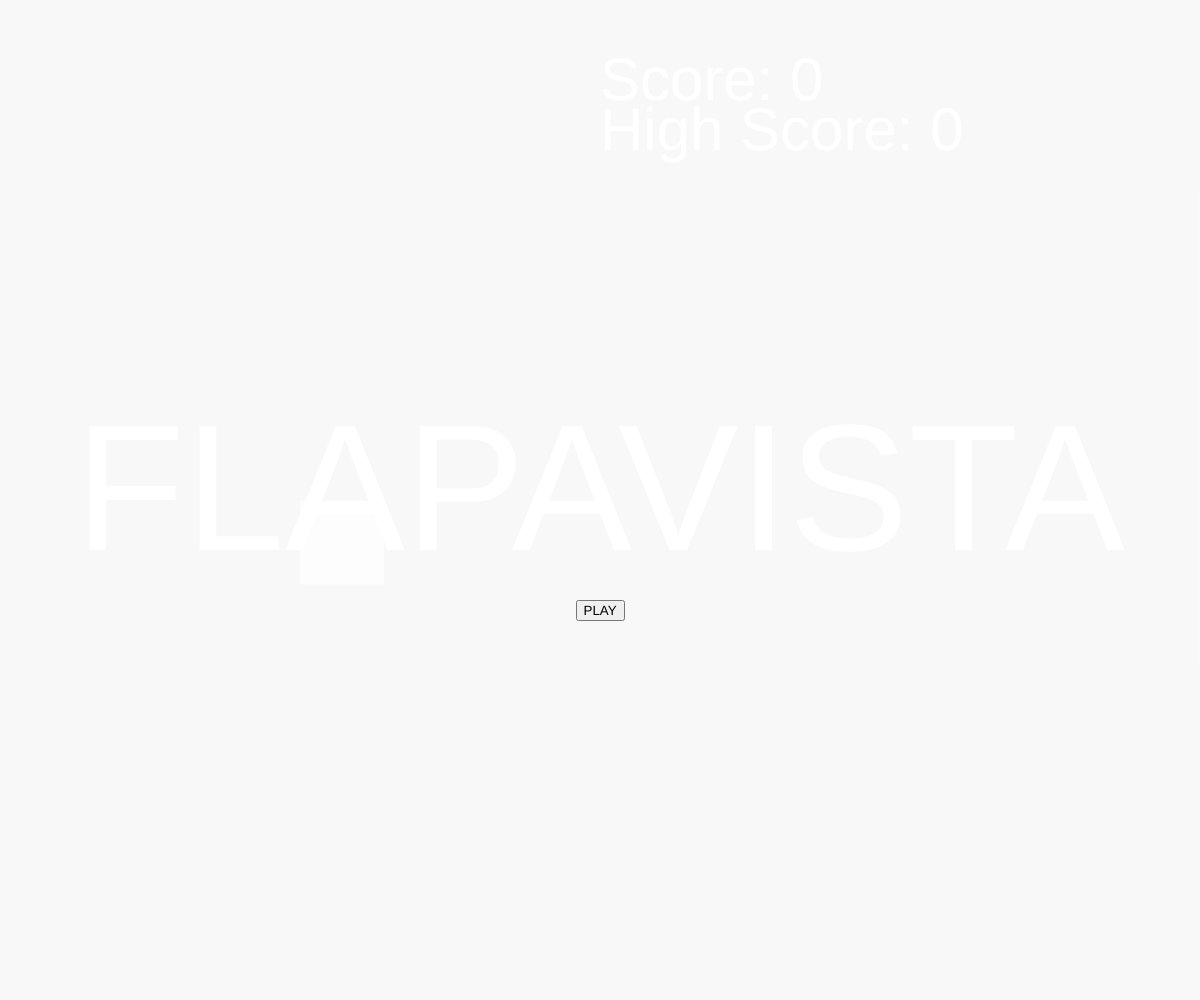
Frame 1 (no input)
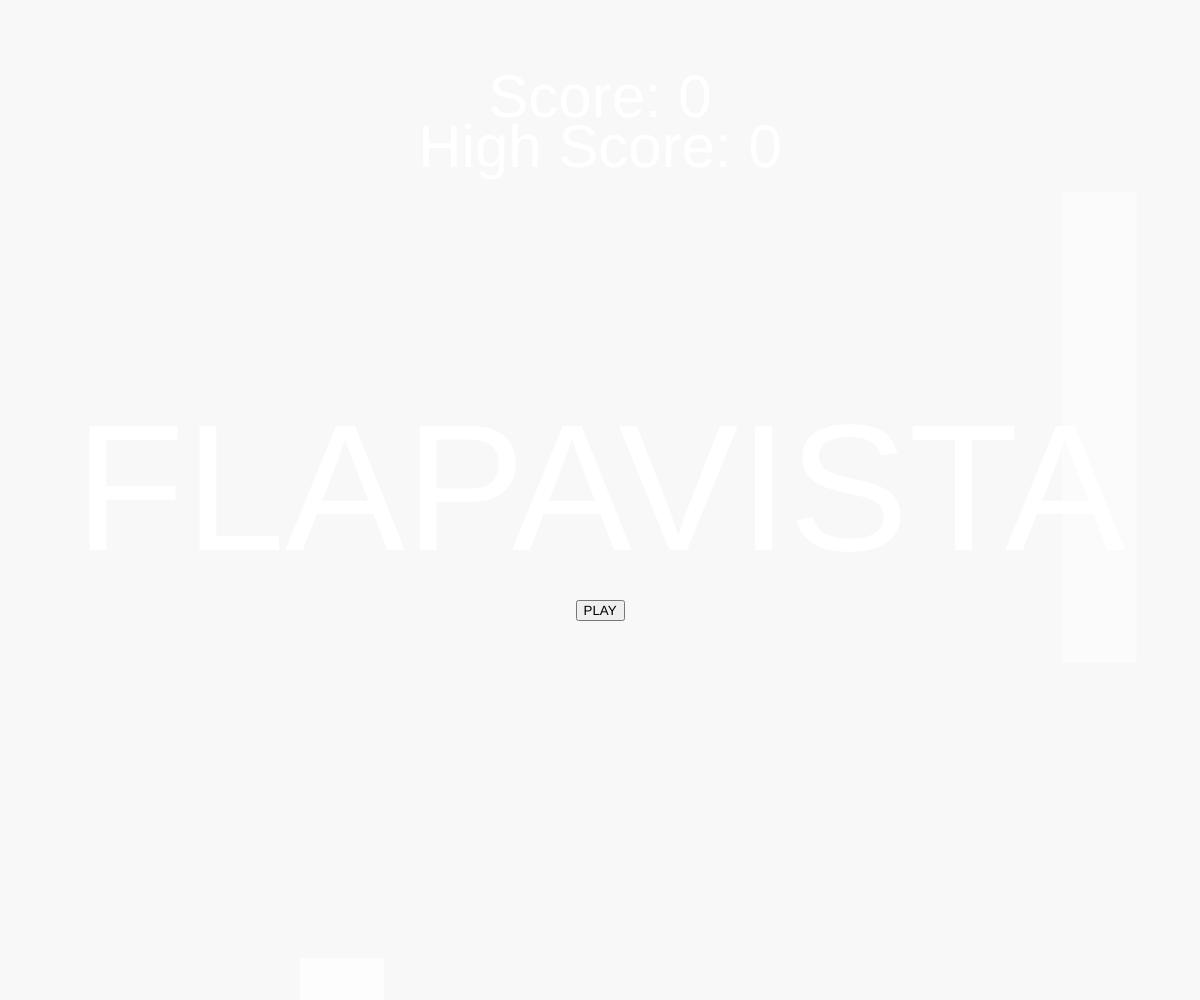
Frame 60 (no input)
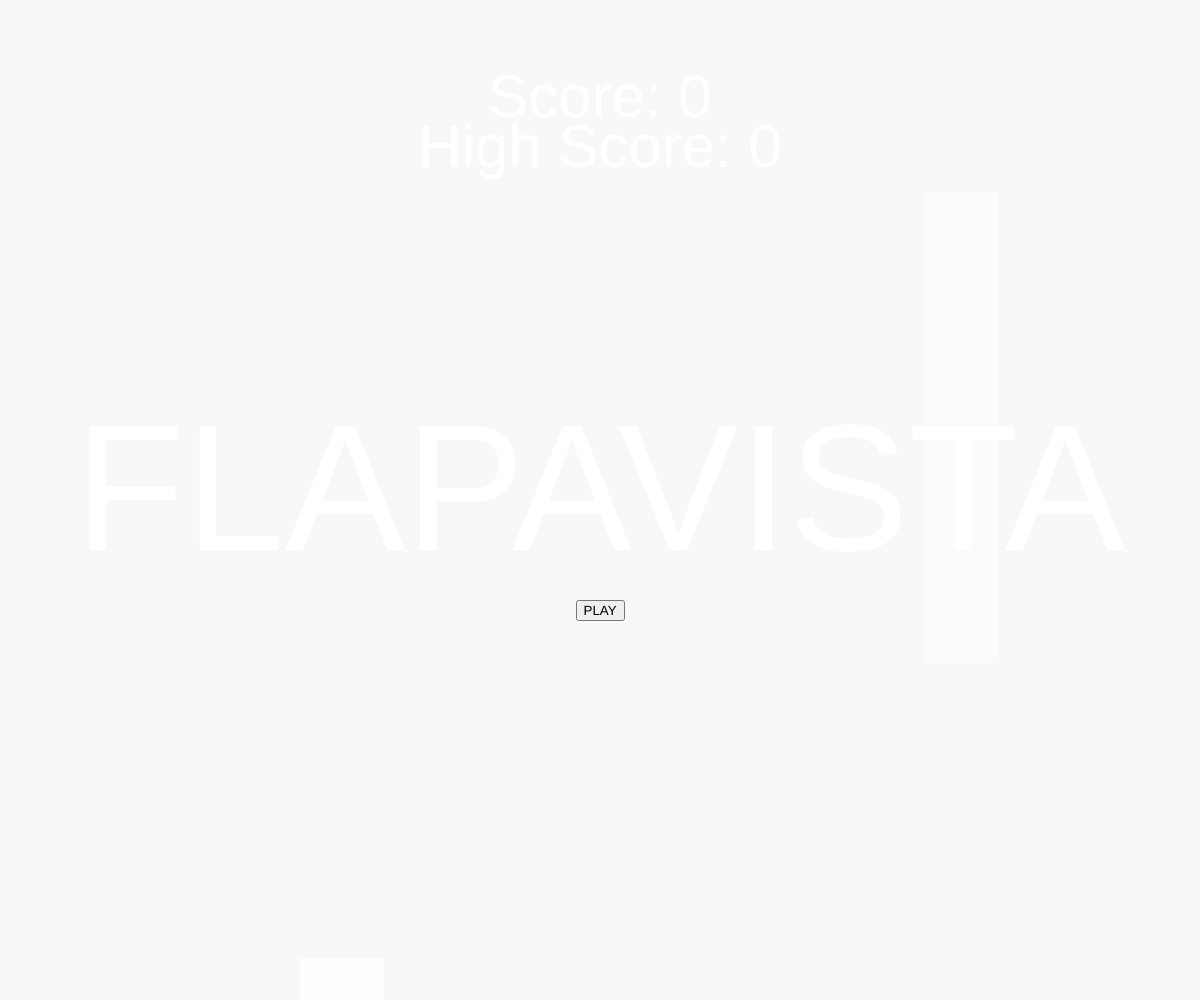
Frame 120 (the mouse pressed at the canvas centre since frame 60)

The p5.js sketch that drew these frames (run headless with seeded random() and noise() and a simulated clock; from frame 60 on, the mouse is pressed at the canvas centre):

// p5.js sketch
// ── sketch.js
let bird;
      let gameOverFlag = false;
      let pipes =[];
      let pipeSpacing = 150;
      let nextPipe = 0;
      let pipeSpeed = 2.3;
      let speedIncreaseRate = 0.0001;
      let score = 0;
      let highScore = 0;
      let restartButton;

      function setup() {
        createCanvas(windowWidth, windowHeight);
        bird = new Bird();
        restartButton = createButton('PLAY');
        restartButton.position(width / 2 - restartButton.width / 2, height / 2 + 100);
        restartButton.mousePressed(restartGame);
        restartButton.hide();

        gameOverFlag = true;
      }

      function draw() {
        background(248, 248, 248);
        bird.update();
        bird.display();

        if (frameCount > nextPipe) {
          pipes.push(new Pipe());
          nextPipe = frameCount + pipeSpacing;
        }

        pipeSpeed += speedIncreaseRate;

        for (let i = pipes.length - 1; i >= 0; i--) {
          pipes[i].update();
          pipes[i].display();

          if (!gameOverFlag && pipes[i].x + pipes[i].width < bird.x &&!pipes[i].scored) {
            score++;
            pipes[i].scored = true;
          }

          if (bird.intersects(pipes[i])) {
            gameOver();
          }

          if (pipes[i].x < -pipes[i].width) {
            pipes.splice(i, 1);
          }
        }

        if (bird.y - bird.size / 2 <= 0 || bird.y + bird.size / 2 >= height) {
          gameOver();
        }

        // Responsive text size
        textSize(width * 0.05);
        fill(255, 255, 255);
        text("Score: " + score, width / 2, height * 0.1);
        text("High Score: " + highScore, width / 2, height * 0.15);

        if (gameOverFlag) {
          textSize(width * 0.15);
          textAlign(CENTER,CENTER);
          fill(255, 255, 255);
          text("FLAPAVISTA", width / 2, height / 2);
          restartButton.show();
        } else {
          restartButton.hide();
        }
      }

      function touchStarted() {
        if (!gameOverFlag) {
          bird.flap();
        }
      }

      function restartGame() {
        gameOverFlag = false;
        bird = new Bird();
        pipes =[];
        nextPipe = 0;
        pipeSpeed = 2.3;
        score = 0;
        restartButton.hide();
      }

      function gameOver() {
        gameOverFlag = true;

        if (score > highScore) {
          highScore = score;
        }
      }

      function windowResized() {
        resizeCanvas(windowWidth, windowHeight);
      }

      class Bird {
        constructor() {
          this.x = width * 0.25; // Responsive x position
          this.y = height / 2;
          this.gravity = 0.4;
          this.velocity = 0;
          this.lift = -13;
          this.size = width * 0.07; // Responsive size
        }

        update() {
          this.velocity += this.gravity;
          this.y += this.velocity;

          if (this.y + this.size / 2 > height) {
            this.y = height - this.size / 2;
            this.velocity = 0;
          }

          if (this.y - this.size / 2 < 0) {
            this.y = this.size / 2;
            this.velocity = 0;
          }
        }

        flap() {
          this.velocity += this.lift;
        }

        display() {
          noStroke();
          fill(253, 253, 253);
          square(this.x, this.y, this.size);
        }

        intersects(pipe) {
          let birdCenterX = this.x + this.size / 2;
          let birdCenterY = this.y + this.size / 2;
          let pipeCenterX = pipe.x + pipe.width / 2;
          let pipeCenterY = pipe.y + pipe.height / 2;
          let distX = Math.abs(birdCenterX - pipeCenterX);
          let distY = Math.abs(birdCenterY - pipeCenterY);
          if (distX > (pipe.width / 2 + this.size / 2) || distY > (pipe.height / 2 + this.size / 2)) {
            return false;
          }
          return true;
        }
      }

      class Pipe {
        constructor() {
          this.x = width;
          this.topBuffer = height * 0.14; // Responsive top buffer
          this.bottomBuffer = height * 0.14; // Responsive bottom buffer
          this.width = width * 0.0625; // Responsive width
          this.height = random(100, height - this.topBuffer - this.bottomBuffer - 100);
          let pipeCenter = this.height / 2;
          let availableSpace = height - this.topBuffer - this.bottomBuffer;
          let centerY = random(this.topBuffer + pipeCenter, height - this.bottomBuffer - pipeCenter);
          this.y = centerY - pipeCenter;
        }

        update() {
          this.x -= pipeSpeed;
        }

        display() {
          noStroke();
          fill(251, 251, 251);
          rect(this.x, this.y, this.width, this.height);
        }
      }

// ── style.css
html, body {
  height: 100%;
  margin: 0;
}.canvas-container {
  width: 100%;
  height: 100%;
}

canvas {
  width: 100%;
  height: 100%;
}
